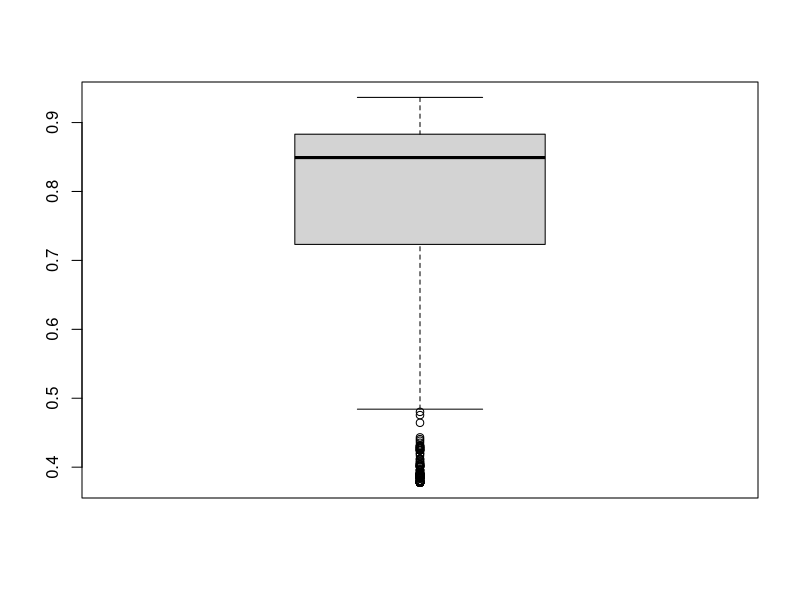
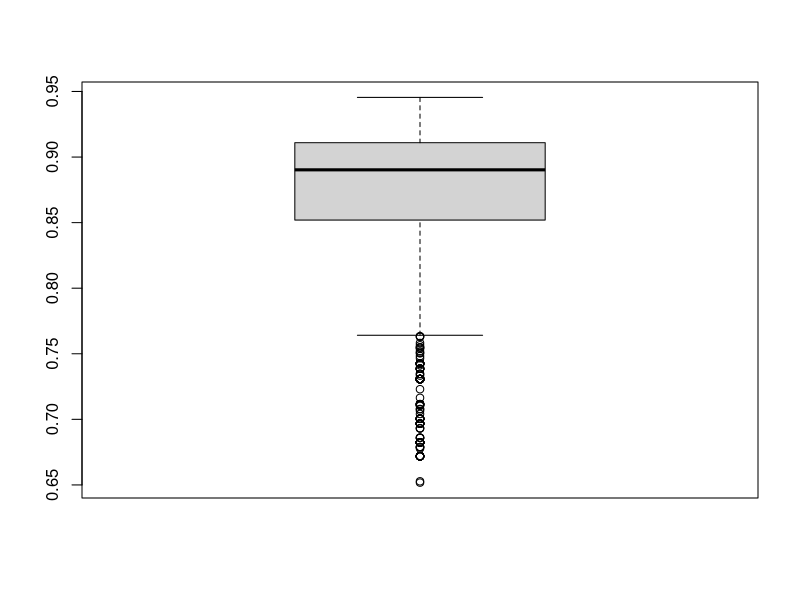
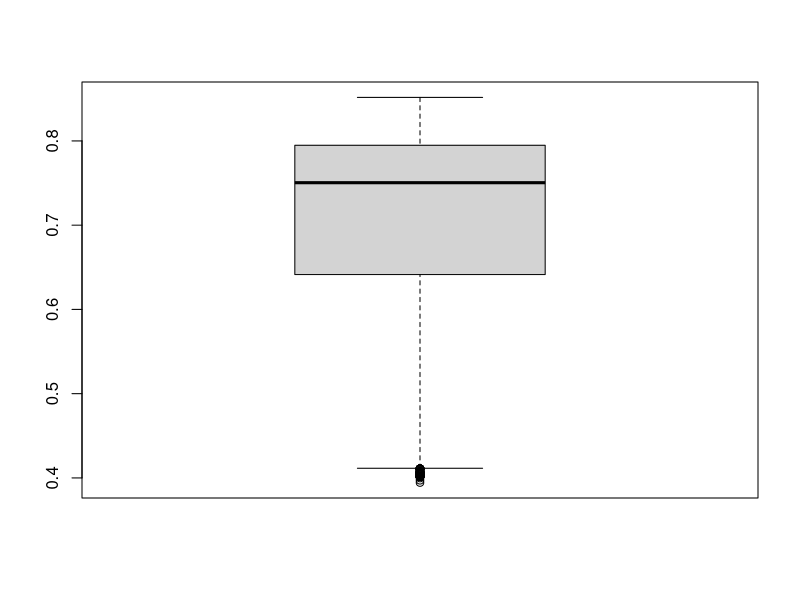
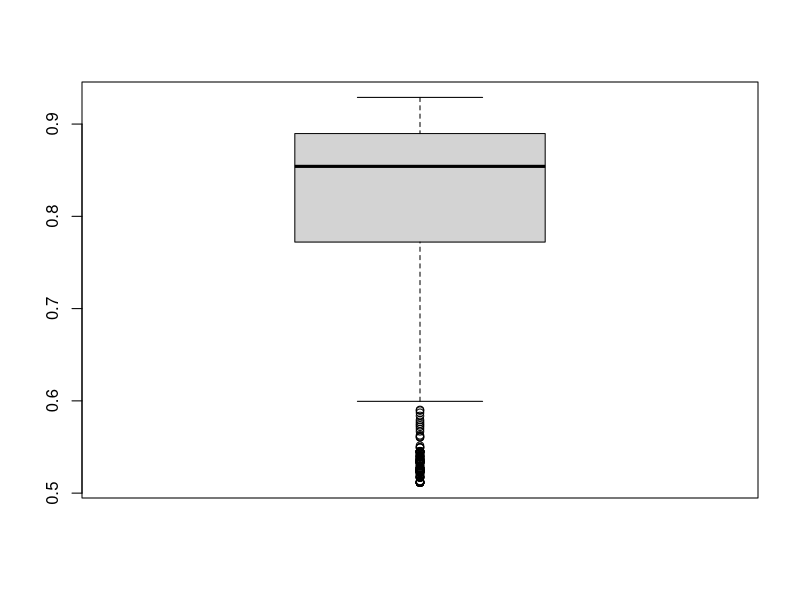
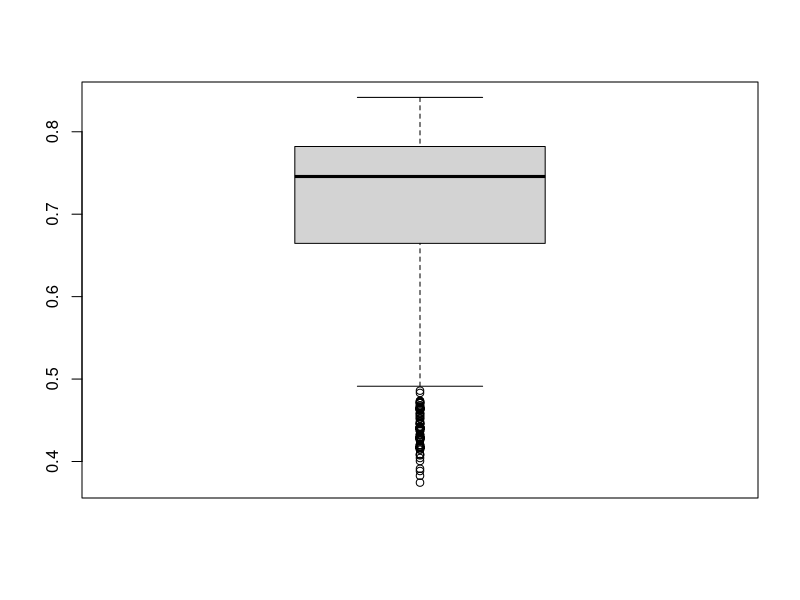
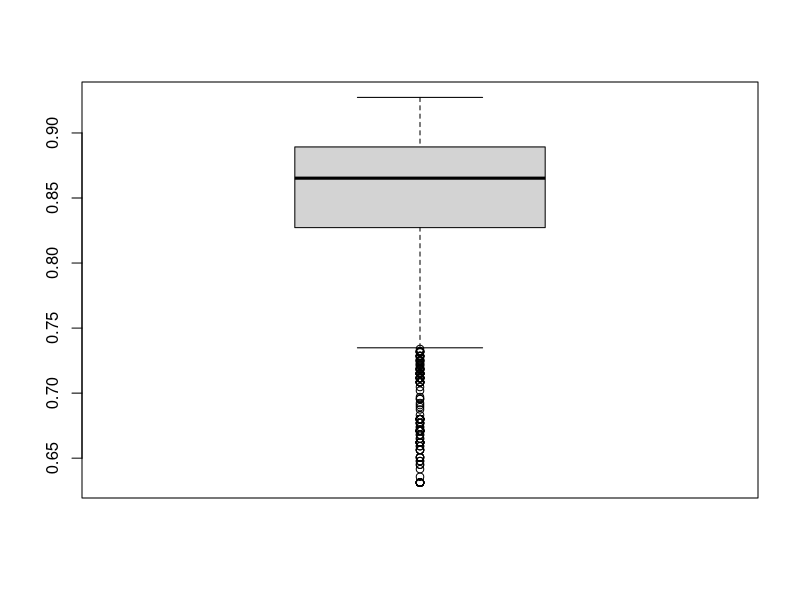
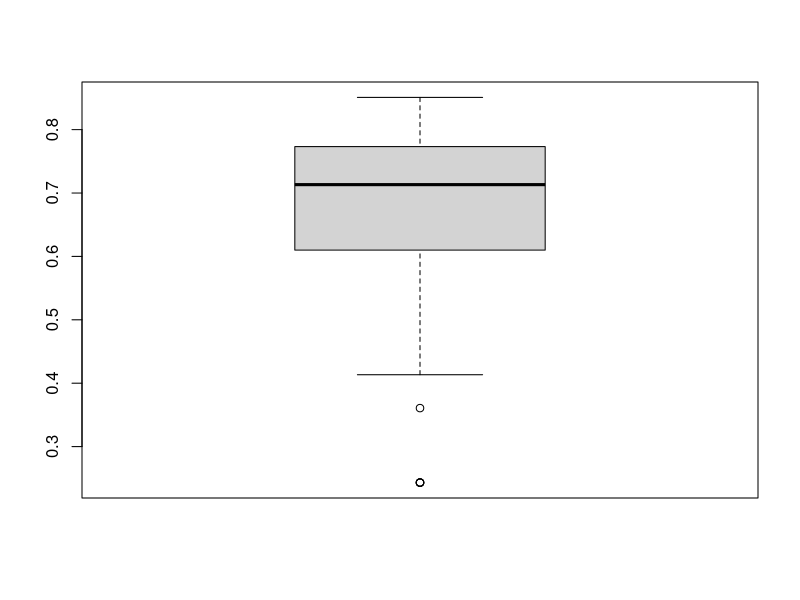
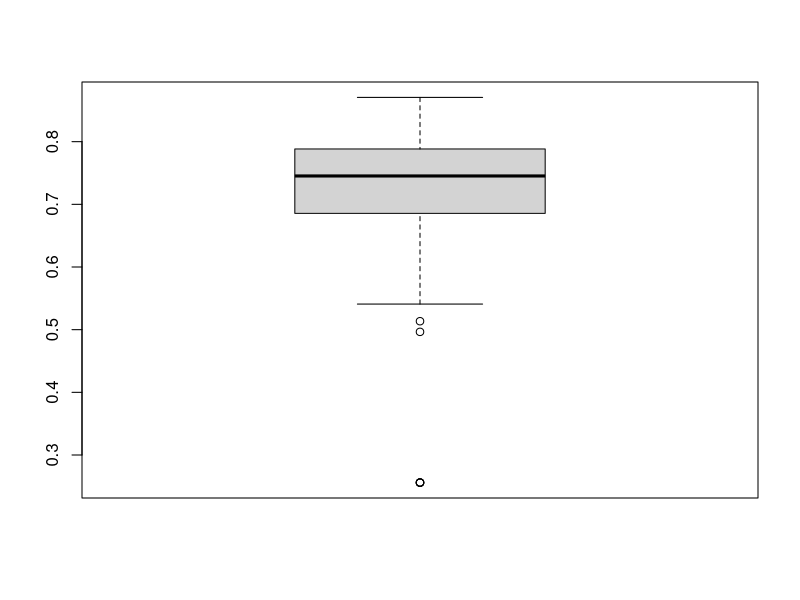

The R source for these figures, in order:
#setwd("F:/Git/github/r-scripts/metric-selection/comparison-by-sample") # Pfad bitte anpassen
setwd("/Users/sebastian/git/github/r-scripts/metric-selection/comparison-by-sample")

merge_samples <- function(sample1, sample2) {
  sample_merged <- merge(sample1, sample2, by=c("MetricType", "Metric", "Threshold"))
  sample_merged$Runtime <- sample_merged$Runtime.x + sample_merged$Runtime.y
  sample_merged$PostCount <- sample_merged$PostCount.x + sample_merged$PostCount.y
  sample_merged$PostVersionCount <- sample_merged$PostVersionCount.x + sample_merged$PostVersionCount.y
  sample_merged$PostBlockVersionCount <- sample_merged$PostBlockVersionCount.x + sample_merged$PostBlockVersionCount.y
  sample_merged$PossibleComparisons <- sample_merged$PossibleComparisons.x + sample_merged$PossibleComparisons.y
  # text
  sample_merged$TextBlockVersionCount <- sample_merged$TextBlockVersionCount.x + sample_merged$TextBlockVersionCount.y
  sample_merged$PossibleComparisonsText <- sample_merged$PossibleComparisonsText.x + sample_merged$PossibleComparisonsText.y
  sample_merged$TruePositivesText <- sample_merged$TruePositivesText.x + sample_merged$TruePositivesText.y
  sample_merged$TrueNegativesText <- sample_merged$TrueNegativesText.x + sample_merged$TrueNegativesText.y
  sample_merged$FalsePositivesText <- sample_merged$FalsePositivesText.x + sample_merged$FalsePositivesText.y
  sample_merged$FalseNegativesText <- sample_merged$FalseNegativesText.x + sample_merged$FalseNegativesText.y
  sample_merged$FailuresText <- sample_merged$FailuresText.x + sample_merged$FailuresText.y
  # code
  sample_merged$CodeBlockVersionCount <- sample_merged$CodeBlockVersionCount.x + sample_merged$CodeBlockVersionCount.y
  sample_merged$PossibleComparisonsCode <- sample_merged$PossibleComparisonsCode.x + sample_merged$PossibleComparisonsCode.y
  sample_merged$TruePositivesCode <- sample_merged$TruePositivesCode.x + sample_merged$TruePositivesCode.y
  sample_merged$TrueNegativesCode <- sample_merged$TrueNegativesCode.x + sample_merged$TrueNegativesCode.y
  sample_merged$FalsePositivesCode <- sample_merged$FalsePositivesCode.x + sample_merged$FalsePositivesCode.y
  sample_merged$FalseNegativesCode <- sample_merged$FalseNegativesCode.x + sample_merged$FalseNegativesCode.y
  sample_merged$FailuresCode <- sample_merged$FailuresCode.x + sample_merged$FailuresCode.y
  
  return(filter_columns(sample_merged))
}

filter_columns <- function(df) {
  return(df[,c(
    "MetricType", "Metric", "Threshold", "Runtime",
    "PostCount", "PostVersionCount", "PostBlockVersionCount", "PossibleComparisons",
    "TextBlockVersionCount", "PossibleComparisonsText", "TruePositivesText", "TrueNegativesText", "FalsePositivesText", "FalseNegativesText", "FailuresText",
    "CodeBlockVersionCount", "PossibleComparisonsCode", "TruePositivesCode", "TrueNegativesCode", "FalsePositivesCode", "FalseNegativesCode", "FailuresCode"
  )])
}
 
matthews_correlation <- function(TP, TN, FP, FN) {
  TP <- as.numeric(TP)
  TN <- as.numeric(TN)
  FP <- as.numeric(FP)
  FN <- as.numeric(FN)
  numerator <- (TP * TN) - (FP * FN);
  denominator <- (TP + FP) * (TP + FN) * (TN + FP) * (TN + FN);
  filter <- denominator != 0
  denominator[filter] <- sqrt(denominator[filter])
  denominator[!filter] <- 1
  return(numerator/denominator)
} 

add_matthews_correlation <- function(df) {
  df$MatthewsCorrelationText <- matthews_correlation(df$TruePositivesText, df$TrueNegativesText,
                                                     df$FalsePositivesText, df$FalseNegativesText)
  df$MatthewsCorrelationCode <- matthews_correlation(df$TruePositivesCode, df$TrueNegativesCode,
                                                     df$FalsePositivesCode, df$FalseNegativesCode)
  return(df)
}

  
# read results of first run with all metrics
library(data.table)

# samples randomly drawn from all SO posts
sample_100_1 <- fread("all/PostId_VersionCount_SO_17-06_sample_100_1_per_sample.csv", header=TRUE, sep=";", quote="\"", strip.white=TRUE, showProgress=TRUE, encoding="UTF-8", na.strings=c("", "null"), stringsAsFactors=FALSE)
sample_100_2 <- fread("all/PostId_VersionCount_SO_17-06_sample_100_2_per_sample.csv", header=TRUE, sep=";", quote="\"", strip.white=TRUE, showProgress=TRUE, encoding="UTF-8", na.strings=c("", "null"), stringsAsFactors=FALSE)
sample_random <- merge_samples(sample_100_1, sample_100_2)
rm(sample_100_1, sample_100_2)

# samples randomly drawn from all SO posts with at least seven versions (99% quantile of version count of all posts)
sample_100_1_99 <- fread("all/PostId_VersionCount_SO_17-06_sample_100_1+_per_sample.csv", header=TRUE, sep=";", quote="\"", strip.white=TRUE, showProgress=TRUE, encoding="UTF-8", na.strings=c("", "null"), stringsAsFactors=FALSE)
sample_100_2_99 <- fread("all/PostId_VersionCount_SO_17-06_sample_100_2+_per_sample.csv", header=TRUE, sep=";", quote="\"", strip.white=TRUE, showProgress=TRUE, encoding="UTF-8", na.strings=c("", "null"), stringsAsFactors=FALSE)
sample_random_99 <- merge_samples(sample_100_1_99, sample_100_2_99)
rm(sample_100_1_99, sample_100_2_99)

# samples randomly drawn from all Java SO posts (tagged with <java> or <android>) with at least two versions
sample_java_100_1 <- fread("all/PostId_VersionCount_SO_Java_17-06_sample_100_1_per_sample.csv", header=TRUE, sep=";", quote="\"", strip.white=TRUE, showProgress=TRUE, encoding="UTF-8", na.strings=c("", "null"), stringsAsFactors=FALSE)
sample_java_100_2 <- fread("all/PostId_VersionCount_SO_Java_17-06_sample_100_2_per_sample.csv", header=TRUE, sep=";", quote="\"", strip.white=TRUE, showProgress=TRUE, encoding="UTF-8", na.strings=c("", "null"), stringsAsFactors=FALSE)
sample_java_random <- merge_samples(sample_java_100_1, sample_java_100_2)
rm(sample_java_100_1, sample_java_100_2)

# sample in which we moved posts with unclear matching according to the comments added in the GT App
sample_unclear_matching <- fread("all/PostId_VersionCount_SO_17_06_sample_unclear_matching_per_sample.csv", header=TRUE, sep=";", quote="\"", strip.white=TRUE, showProgress=TRUE, encoding="UTF-8", na.strings=c("", "null"), stringsAsFactors=FALSE)
sample_unclear_matching <- filter_columns(sample_unclear_matching)

# sample in which we moved posts with unclear matching according to the comments added in the GT App
sample_multiple_possible_links <- fread("all/PostId_VersionCount_SO_17-06_sample_100_multiple_possible_links_per_sample.csv", header=TRUE, sep=";", quote="\"", strip.white=TRUE, showProgress=TRUE, encoding="UTF-8", na.strings=c("", "null"), stringsAsFactors=FALSE)
sample_multiple_possible_links <- filter_columns(sample_multiple_possible_links)


#### calculate Matthews correlation and select candidates using 95% quantile for text and code


### sample randomly drawn from all SO posts
sample_random <- add_matthews_correlation(sample_random)

## text
# order
setorderv(sample_random, c("MatthewsCorrelationText", "Runtime"), c(-1, 1))

# analyze
summary(sample_random$MatthewsCorrelationText)
# Min. 1st Qu.  Median    Mean 3rd Qu.    Max. 
# 0.3776  0.7232  0.8492  0.7710  0.8831  0.9365 
boxplot(sample_random$MatthewsCorrelationText)

# select candidates
MatthewsCorrelationText_95 <- quantile(sample_random$MatthewsCorrelationText, 0.95)
sample_random_text_candidates <- sample_random[sample_random$MatthewsCorrelationText >= MatthewsCorrelationText_95,]

# backup metric
backup_candidates <- sample_random[sample_random$MetricType == "EDIT" | grepl("token", sample_random$Metric, ignore.case=TRUE, perl=TRUE),]
MatthewsCorrelationText_95_backup <- quantile(backup_candidates$MatthewsCorrelationText, 0.95)
sample_random_text_candidates_backup <- backup_candidates[backup_candidates$MatthewsCorrelationText >= MatthewsCorrelationText_95_backup,]

## code
# order
setorderv(sample_random, c("MatthewsCorrelationCode", "Runtime"), c(-1, 1))

# analyze
summary(sample_random$MatthewsCorrelationCode)
# Min. 1st Qu.  Median    Mean 3rd Qu.    Max. 
# 0.6518  0.8520  0.8903  0.8670  0.9109  0.9455 
boxplot(sample_random$MatthewsCorrelationCode)

# select candidates
MatthewsCorrelationCode_95 <- quantile(sample_random$MatthewsCorrelationCode, 0.95)
sample_random_code_candidates <- sample_random[sample_random$MatthewsCorrelationCode >= MatthewsCorrelationCode_95,]

# backup metric
backup_candidates <- sample_random[sample_random$MetricType == "EDIT" | grepl("token", sample_random$Metric, ignore.case=TRUE, perl=TRUE),]
MatthewsCorrelationCode_95_backup <- quantile(backup_candidates$MatthewsCorrelationCode, 0.95)
sample_random_code_candidates_backup <- backup_candidates[backup_candidates$MatthewsCorrelationCode >= MatthewsCorrelationCode_95_backup,]


### sample randomly drawn from all SO posts with at least seven versions (99% quantile of version count of all posts)
sample_random_99 <- add_matthews_correlation(sample_random_99)

## text
# order
setorderv(sample_random_99, c("MatthewsCorrelationText", "Runtime"), c(-1, 1))

# analyze
summary(sample_random_99$MatthewsCorrelationText)
# Min. 1st Qu.  Median    Mean 3rd Qu.    Max. 
# 0.3944  0.6415  0.7504  0.7006  0.7948  0.8517
boxplot(sample_random_99$MatthewsCorrelationText)

# select candidates
MatthewsCorrelationText_95 <- quantile(sample_random_99$MatthewsCorrelationText, 0.95)
sample_random_99_text_candidates <- sample_random_99[sample_random_99$MatthewsCorrelationText >= MatthewsCorrelationText_95,]

# backup metric
backup_candidates <- sample_random_99[sample_random_99$MetricType == "EDIT" | grepl("token", sample_random_99$Metric, ignore.case=TRUE, perl=TRUE),]
MatthewsCorrelationText_95_backup <- quantile(backup_candidates$MatthewsCorrelationText, 0.95)
sample_random_99_text_candidates_backup <- backup_candidates[backup_candidates$MatthewsCorrelationText >= MatthewsCorrelationText_95_backup,]

## code
# order
setorderv(sample_random_99, c("MatthewsCorrelationCode", "Runtime"), c(-1, 1))

# analyze
summary(sample_random_99$MatthewsCorrelationCode)
# Min. 1st Qu.  Median    Mean 3rd Qu.    Max. 
# 0.5114  0.7724  0.8542  0.8066  0.8897  0.9289 
boxplot(sample_random_99$MatthewsCorrelationCode)

# select candidates
MatthewsCorrelationCode_95 <- quantile(sample_random_99$MatthewsCorrelationCode, 0.95)
sample_random_99_code_candidates <- sample_random_99[sample_random_99$MatthewsCorrelationCode >= MatthewsCorrelationCode_95,]

# backup metric
backup_candidates <- sample_random_99[sample_random_99$MetricType == "EDIT" | grepl("token", sample_random_99$Metric, ignore.case=TRUE, perl=TRUE),]
MatthewsCorrelationCode_95_backup <- quantile(backup_candidates$MatthewsCorrelationCode, 0.95)
sample_random_99_code_candidates_backup <- backup_candidates[backup_candidates$MatthewsCorrelationCode >= MatthewsCorrelationCode_95_backup,]


### sample randomly drawn from all Java SO posts (tagged with <java> or <android>) with at least two versions
sample_java_random <- add_matthews_correlation(sample_java_random)

## text
# order
setorderv(sample_java_random, c("MatthewsCorrelationText", "Runtime"), c(-1, 1))

# analyze
summary(sample_java_random$MatthewsCorrelationText)
# Min. 1st Qu.  Median    Mean 3rd Qu.    Max. 
# 0.3744  0.6646  0.7454  0.7020  0.7811  0.8417 
boxplot(sample_java_random$MatthewsCorrelationText)

# select candidates
MatthewsCorrelationText_95 <- quantile(sample_java_random$MatthewsCorrelationText, 0.95)
sample_java_random_text_candidates <- sample_java_random[sample_java_random$MatthewsCorrelationText >= MatthewsCorrelationText_95,]

# backup metric
backup_candidates <- sample_java_random[sample_java_random$MetricType == "EDIT" | grepl("token", sample_java_random$Metric, ignore.case=TRUE, perl=TRUE),]
MatthewsCorrelationText_95_backup <- quantile(backup_candidates$MatthewsCorrelationText, 0.95)
sample_java_random_text_candidates_backup <- backup_candidates[backup_candidates$MatthewsCorrelationText >= MatthewsCorrelationText_95_backup,]

## code
# order
setorderv(sample_java_random, c("MatthewsCorrelationCode", "Runtime"), c(-1, 1))

# analyze
summary(sample_java_random$MatthewsCorrelationCode)
# Min. 1st Qu.  Median    Mean 3rd Qu.    Max. 
# 0.6312  0.8276  0.8653  0.8428  0.8893  0.9273 
boxplot(sample_java_random$MatthewsCorrelationCode)

# select candidates
MatthewsCorrelationCode_95 <- quantile(sample_java_random$MatthewsCorrelationCode, 0.95)
sample_java_random_code_candidates <- sample_java_random[sample_java_random$MatthewsCorrelationCode >= MatthewsCorrelationCode_95,]

# backup metric
backup_candidates <- sample_java_random[sample_java_random$MetricType == "EDIT" | grepl("token", sample_java_random$Metric, ignore.case=TRUE, perl=TRUE),]
MatthewsCorrelationCode_95_backup <- quantile(backup_candidates$MatthewsCorrelationCode, 0.95)
sample_java_random_code_candidates_backup <- backup_candidates[backup_candidates$MatthewsCorrelationCode >= MatthewsCorrelationCode_95_backup,]


### sample in which we moved posts with unclear matching according to the comments added in the GT App
sample_unclear_matching <- add_matthews_correlation(sample_unclear_matching)

## text
# order
setorderv(sample_unclear_matching, c("MatthewsCorrelationText", "Runtime"), c(-1, 1))

# analyze
summary(sample_unclear_matching$MatthewsCorrelationText)
# Min. 1st Qu.  Median    Mean 3rd Qu.    Max. 
# 0.2432  0.6101  0.7132  0.6828  0.7731  0.8508 
boxplot(sample_unclear_matching$MatthewsCorrelationText)

# select candidates
MatthewsCorrelationText_95 <- quantile(sample_unclear_matching$MatthewsCorrelationText, 0.95)
sample_unclear_matching_text_candidates <- sample_unclear_matching[sample_unclear_matching$MatthewsCorrelationText >= MatthewsCorrelationText_95,]

# backup metric
backup_candidates <- sample_unclear_matching[sample_unclear_matching$MetricType == "EDIT" | grepl("token", sample_unclear_matching$Metric, ignore.case=TRUE, perl=TRUE),]
MatthewsCorrelationText_95_backup <- quantile(backup_candidates$MatthewsCorrelationText, 0.95)
sample_unclear_matching_text_candidates_backup <- backup_candidates[backup_candidates$MatthewsCorrelationText >= MatthewsCorrelationText_95_backup,]


## code
# order
setorderv(sample_unclear_matching, c("MatthewsCorrelationCode", "Runtime"), c(-1, 1))

# analyze
summary(sample_unclear_matching$MatthewsCorrelationCode)
# Min. 1st Qu.  Median    Mean 3rd Qu.    Max. 
# 0.2559  0.6856  0.7453  0.7307  0.7884  0.8706 
boxplot(sample_unclear_matching$MatthewsCorrelationCode)

# select candidates
MatthewsCorrelationCode_95 <- quantile(sample_unclear_matching$MatthewsCorrelationCode, 0.95)
sample_unclear_matching_code_candidates <- sample_unclear_matching[sample_unclear_matching$MatthewsCorrelationCode >= MatthewsCorrelationCode_95,]

# backup metric
backup_candidates <- sample_unclear_matching[sample_unclear_matching$MetricType == "EDIT" | grepl("token", sample_unclear_matching$Metric, ignore.case=TRUE, perl=TRUE),]
MatthewsCorrelationCode_95_backup <- quantile(backup_candidates$MatthewsCorrelationCode, 0.95)
sample_unclear_matching_code_candidates_backup <- backup_candidates[backup_candidates$MatthewsCorrelationCode >= MatthewsCorrelationCode_95_backup,]



### sample in which we moved posts with unclear matching according to the comments added in the GT App
sample_multiple_possible_links <- add_matthews_correlation(sample_multiple_possible_links)

## text
# order
setorderv(sample_multiple_possible_links, c("MatthewsCorrelationText", "Runtime"), c(-1, 1))

# analyze
summary(sample_multiple_possible_links$MatthewsCorrelationText)
# Min. 1st Qu.  Median    Mean 3rd Qu.    Max. 
# 0.5982  0.7629  0.8541  0.8158  0.8883  0.9423 
boxplot(sample_multiple_possible_links$MatthewsCorrelationText)

# select candidates
MatthewsCorrelationText_95 <- quantile(sample_multiple_possible_links$MatthewsCorrelationText, 0.95)
sample_multiple_possible_links_text_candidates <- sample_multiple_possible_links[sample_multiple_possible_links$MatthewsCorrelationText >= MatthewsCorrelationText_95,]

# backup metric
backup_candidates <- sample_multiple_possible_links[sample_multiple_possible_links$MetricType == "EDIT" | grepl("token", sample_multiple_possible_links$Metric, ignore.case=TRUE, perl=TRUE),]
MatthewsCorrelationText_95_backup <- quantile(backup_candidates$MatthewsCorrelationText, 0.95)
sample_multiple_possible_links_text_candidates_backup <- backup_candidates[backup_candidates$MatthewsCorrelationText >= MatthewsCorrelationText_95_backup,]


## code
# order
setorderv(sample_multiple_possible_links, c("MatthewsCorrelationCode", "Runtime"), c(-1, 1))

# analyze
summary(sample_multiple_possible_links$MatthewsCorrelationCode)
# Min. 1st Qu.  Median    Mean 3rd Qu.    Max. 
# 0.7600  0.8794  0.9041  0.8915  0.9229  0.9602 
boxplot(sample_multiple_possible_links$MatthewsCorrelationCode)

# select candidates
MatthewsCorrelationCode_95 <- quantile(sample_multiple_possible_links$MatthewsCorrelationCode, 0.95)
sample_multiple_possible_links_code_candidates <- sample_multiple_possible_links[sample_multiple_possible_links$MatthewsCorrelationCode >= MatthewsCorrelationCode_95,]

# backup metric
backup_candidates <- sample_multiple_possible_links[sample_multiple_possible_links$MetricType == "EDIT" | grepl("token", sample_multiple_possible_links$Metric, ignore.case=TRUE, perl=TRUE),]
MatthewsCorrelationCode_95_backup <- quantile(backup_candidates$MatthewsCorrelationCode, 0.95)
sample_multiple_possible_links_code_candidates_backup <- backup_candidates[backup_candidates$MatthewsCorrelationCode >= MatthewsCorrelationCode_95_backup,]



# DECISION: For second run, select metrics that are in 95% quantile of sample_random, sample_java_random, and sample_random_99 for text or code

## best metrics

# text
candidates_text <- intersect(
  intersect(unique(sample_random_text_candidates$Metric), unique(sample_java_random_text_candidates$Metric)),
  unique(sample_random_99_text_candidates$Metric)
)
length(candidates_text)
# 19


# code
candidates_code <- intersect(
  intersect(unique(sample_random_code_candidates$Metric), unique(sample_java_random_code_candidates$Metric)),
  unique(sample_random_99_code_candidates$Metric)
)
length(candidates_code)
# 9

# both
candidates <- unique(c(candidates_text, candidates_code))
length(candidates)
# 26
candidates
# [1] "twoGramJaccardNormalizedPadding"                 
# [2] "winnowingThreeGramDiceNormalized"                
# [3] "cosineTwoGramNormalizedBool"                     
# [4] "threeGramDice"                                   
# [5] "twoGramDiceNormalized"                           
# [6] "manhattanThreeGramNormalized"                    
# [7] "threeGramJaccard"                                
# [8] "winnowingFourGramDice"                           
# [9] "fiveGramDice"                                    
# [10] "fourGramJaccard"                                 
# [11] "winnowingThreeGramLongestCommonSubsequence"      
# [12] "fourGramDice"                                    
# [13] "threeGramJaccardNormalized"                      
# [14] "tokenJaccardNormalized"                          
# [15] "cosineThreeGramNormalizedBool"                   
# [16] "cosineThreeGramNormalizedNormalizedTermFrequency"
# [17] "cosineFourGramNormalizedNormalizedTermFrequency" 
# [18] "manhattanFiveGramNormalized"                     
# [19] "manhattanFourGramNormalized"                     
# [20] "winnowingFourGramDiceNormalized"                 
# [21] "winnowingFiveGramDiceNormalized"                 
# [22] "threeGramDiceNormalized"                         
# [23] "threeGramDiceNormalizedPadding"                  
# [24] "fourGramDiceNormalizedPadding"                   
# [25] "fourGramJaccardNormalizedPadding"                
# [26] "threeGramJaccardNormalizedPadding"


## backup metrics

# text
candidates_backup_text <- intersect(
  intersect(unique(sample_random_text_candidates_backup$Metric), unique(sample_java_random_text_candidates_backup$Metric)),
  unique(sample_random_99_text_candidates_backup$Metric)
)
length(candidates_backup_text)
# 2
candidates_backup_text


# code
candidates_backup_code <- intersect(
  intersect(unique(sample_random_code_candidates_backup$Metric), unique(sample_java_random_code_candidates_backup$Metric)),
  unique(sample_random_99_code_candidates_backup$Metric)
)
length(candidates_backup_code)
# 1

# both
candidates_backup <- unique(c(candidates_backup_text, candidates_backup_code))
length(candidates_backup)
# 3
candidates_backup
# [1] "tokenJaccardNormalized"
# [2] "tokenDiceNormalized"   
# [3] "tokenDice"  


## best and backup metrics
candidates <- unique(c(candidates, candidates_backup))
length(candidates)
# 28
candidates
# [1] "twoGramJaccardNormalizedPadding"                 
# [2] "winnowingThreeGramDiceNormalized"                
# [3] "cosineTwoGramNormalizedBool"                     
# [4] "threeGramDice"                                   
# [5] "twoGramDiceNormalized"                           
# [6] "manhattanThreeGramNormalized"                    
# [7] "threeGramJaccard"                                
# [8] "winnowingFourGramDice"                           
# [9] "fiveGramDice"                                    
# [10] "fourGramJaccard"                                 
# [11] "winnowingThreeGramLongestCommonSubsequence"      
# [12] "fourGramDice"                                    
# [13] "threeGramJaccardNormalized"                      
# [14] "tokenJaccardNormalized"                          
# [15] "cosineThreeGramNormalizedBool"                   
# [16] "cosineThreeGramNormalizedNormalizedTermFrequency"
# [17] "cosineFourGramNormalizedNormalizedTermFrequency" 
# [18] "manhattanFiveGramNormalized"                     
# [19] "manhattanFourGramNormalized"                     
# [20] "winnowingFourGramDiceNormalized"                 
# [21] "winnowingFiveGramDiceNormalized"                 
# [22] "threeGramDiceNormalized"                         
# [23] "threeGramDiceNormalizedPadding"                  
# [24] "fourGramDiceNormalizedPadding"                   
# [25] "fourGramJaccardNormalizedPadding"                
# [26] "threeGramJaccardNormalizedPadding"               
# [27] "tokenDiceNormalized"                             
# [28] "tokenDice"
